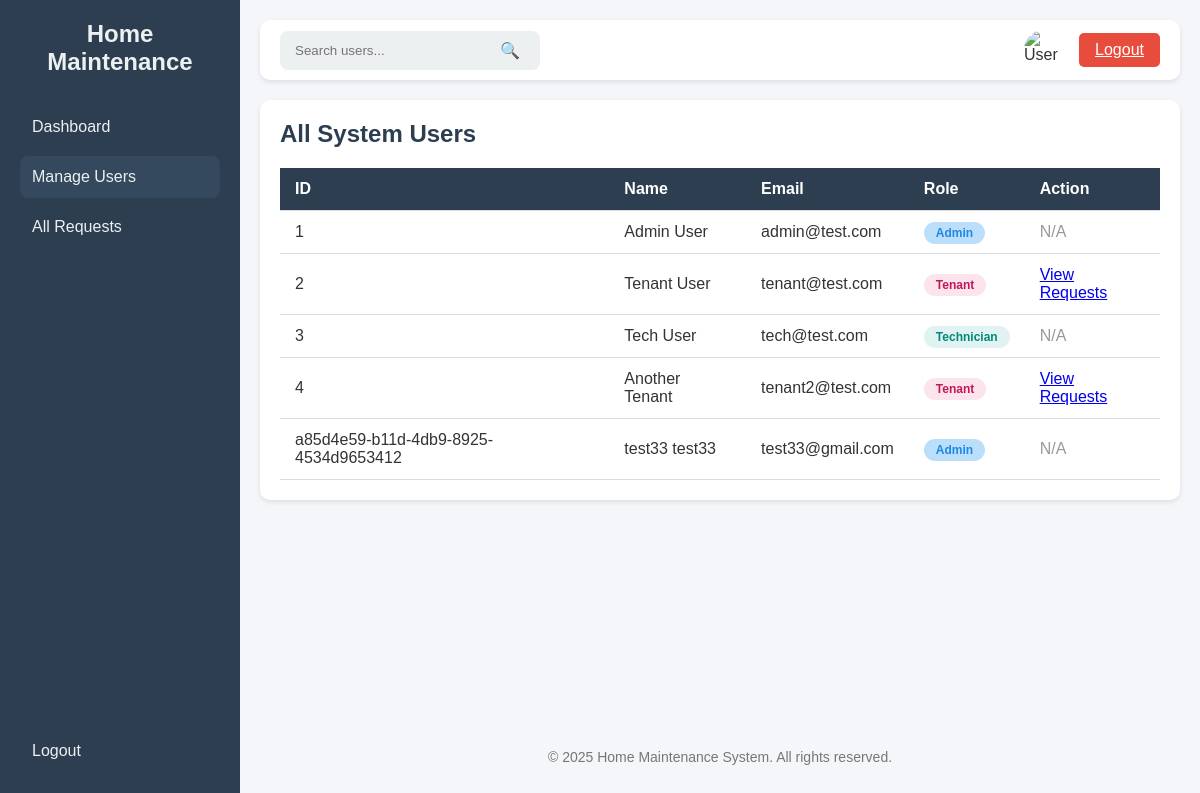
/admin/users (signed in), run on an earlier commit of the app's database.
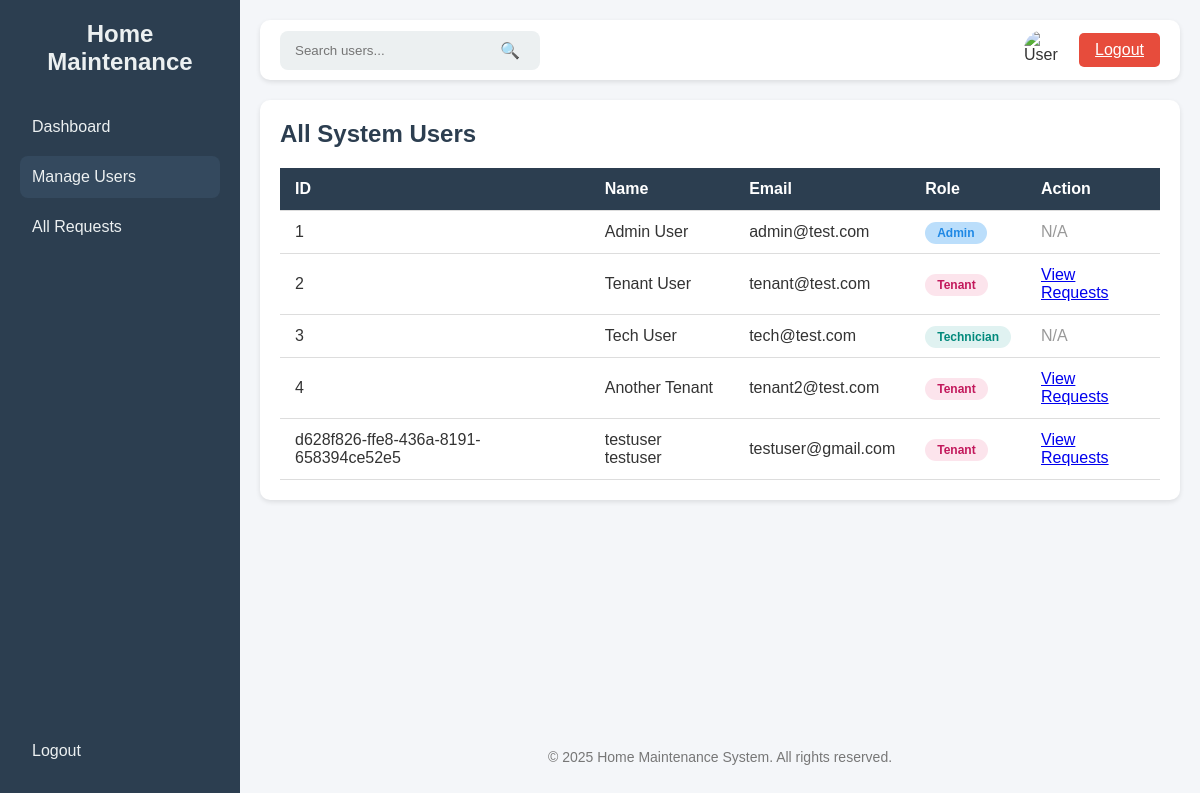
And on a later commit of the database.
### tables this page shows
CREATE TABLE users (
        id TEXT PRIMARY KEY,
        fname TEXT,
        lname TEXT,
        email TEXT UNIQUE,
        password TEXT,
        role TEXT,
        birth_date TEXT,
        gender TEXT
    );

### app.py (the view)
@app.route('/admin/users')
@Role_Authentication(["admin"])
def admin_users():
    conn = get_db_connection()
    users = conn.execute(
        "SELECT id, fname, lname, email, role FROM users ORDER BY id"
    ).fetchall()
    conn.close()
    return render_template(
        'admin_users.html',
        users=users,
        active_page='users'
    )

### app.py (called while the page is built)
def get_db_connection():
    conn = sqlite3.connect(DB_NAME)
    conn.row_factory = sqlite3.Row
    return conn

def Role_Authentication(allowed_roles):
    def decorator(f):
        @wraps(f)
        def decorated_function(*args, **Kwargs):
            if 'role' not in session:
                flash('Access denied. Please log in.')
                return redirect(url_for("login"))
            if session['role'] not in allowed_roles:
                flash('Access denied. Insufficient privileges.')
                return redirect(url_for("dashboard"))
            return f(*args, **Kwargs)
        return decorated_function
    return decorator

### templates/admin_users.html (shortened to what this page needs)
<!DOCTYPE html>
<html lang="en">
<head>
</head>
<body>
    <div class="sidebar">
        <div>
            <h2>Home Maintenance</h2>
            <a href="{{ url_for('admin_dashboard') }}" class="{% if active_page == 'dashboard' %}active{% endif %}">Dashboard</a>
            <a href="{{ url_for('admin_users') }}" class="{% if active_page == 'users' %}active{% endif %}">Manage Users</a>
            <a href="{{ url_for('admin_all_requests') }}" class="{% if active_page == 'all_requests' %}active{% endif %}">All Requests</a>
        </div>
        <div>
            <a href="{{ url_for('logout') }}">Logout</a>
        </div>
    </div>
    <div class="main">
        <div class="top-bar">
            <div class="search-bar">
                <input type="text" placeholder="Search users..." />
                <button type="submit">🔍</button>
            </div>
            <div class="user-actions">
                <img src="https://cdn-icons-png.flaticon.com/512/847/847969.png" alt="User" class="user-logo" />
                <a class="logout-btn" href="{{ url_for('logout') }}">Logout</a>
            </div>
        </div>
        <div class="content-section">
            <h2>All System Users</h2>
            <table>
                <thead>
                    <tr>
                        <th>ID</th>
                        <th>Name</th>
                        <th>Email</th>
                        <th>Role</th>
                        <th>Action</th>
                    </tr>
                </thead>
                <tbody>
                    {% for user in users %}
                    <tr>
                        <td>{{ user.id }}</td>
                        <td>{{ user.fname }} {{ user.lname }}</td>
                        <td>{{ user.email }}</td>
                        <td>
                            <span class="status-badge status-{{ user.role }}">{{ user.role.capitalize() }}</span>
                        </td>
                        <td>
                            {% if user.role == 'tenant' %}
                                <a href="{{ url_for('admin_view_tenant_requests', tenant_id=user.id) }}">
                                    View Requests
                                </a>
                            {% else %}
                                <span style="color: #999;">N/A</span>
                            {% endif %}
                        </td>
                    </tr>
                    {% else %}
                    <tr>
                        <td colspan="5">No users found in the system.</td>
                    </tr>
                    {% endfor %}
                </tbody>
            </table>
        </div>
        <footer>
            <p>&copy; 2025 Home Maintenance System. All rights reserved.</p>
        </footer>
    </div>
</body>
</html>

What changed in the data, as far as the page shows it:
removed users: id "a85d4e59-b11d-4db9-8925-4534d9653412", fname "test33", lname "test33", email "test33@gmail.com", role "Admin", shows "N/A"
added users: id "d628f826-ffe8-436a-8191-658394ce52e5", fname "testuser", lname "testuser", email "testuser@gmail.com", role "Tenant"
